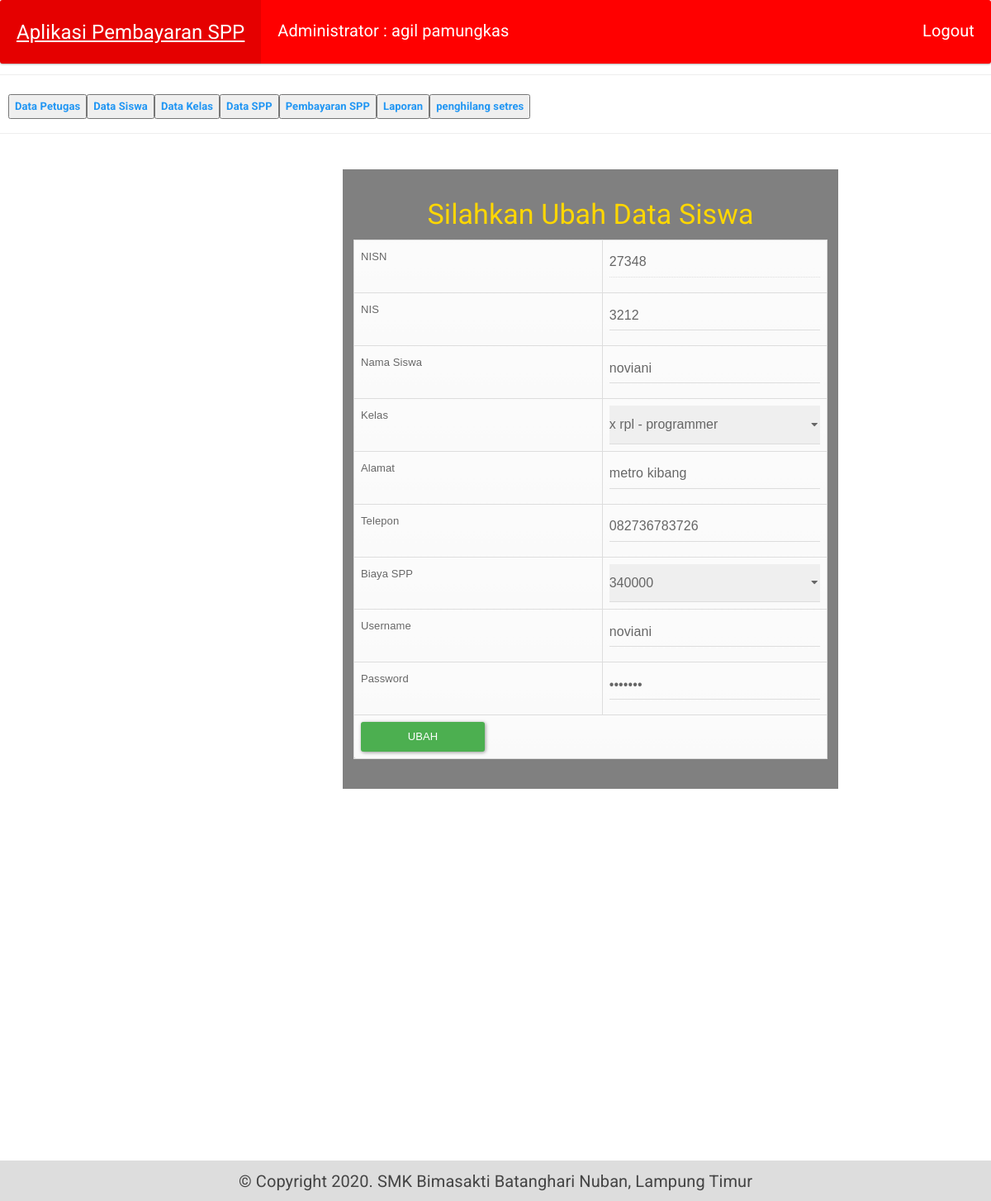
The app's page /edit_siswa.php?id=27348 (signed in) with its own data.
### tables this page shows
CREATE TABLE IF NOT EXISTS `siswa` (
  `nisn` char(10) NOT NULL,
  `nis` char(8) NOT NULL,
  `nama` varchar(35) NOT NULL,
  `id_kelas` int(11) NOT NULL,
  `alamat` text NOT NULL,
  `no_telp` varchar(13) NOT NULL,
  `id_spp` int(11) NOT NULL,
  `username` varchar(50) NOT NULL,
  `password` varchar(50) NOT NULL
);

CREATE TABLE IF NOT EXISTS `kelas` (
  `id_kelas` int(11) NOT NULL,
  `nama_kelas` varchar(10) NOT NULL,
  `kompetensi_keahlian` varchar(50) NOT NULL
);

CREATE TABLE IF NOT EXISTS `spp` (
`id_spp` int(11) NOT NULL,
  `tahun` int(11) NOT NULL,
  `nominal` int(11) NOT NULL
);

### edit_siswa.php (the view, shortened to what this page needs)
<?php include "header.php"; ?>
<?php
$Edit = mysqli_query($koneksi, "SELECT * FROM siswa JOIN kelas ON siswa.id_kelas=kelas.id_kelas JOIN spp ON siswa.id_spp=spp.id_spp WHERE nisn='$_GET[id]'");
$e = mysqli_fetch_array($Edit);
?>
<div class="container-fluid">
<div style="margin-left:400px;">
<form method="post" action="">
	<h3 style="color:gold; text-align: center;">Silahkan Ubah Data Siswa</h3>
	<table class="table table-bordered table-hover">
		<tr>
			<td width="600px">NISN</td>
			<td width="600px"><input class="form-control" type="text" name="nisn" value="<?php echo $e['nisn']; ?>" readonly /></td>
		</tr>
		<tr>
			<td>NIS</td>
			<td><input  class="form-control" type="text" name="nis" value="<?php echo $e['nis']; ?>"></td>
		</tr>
		<tr>
			<td>Nama Siswa</td>
			<td><input  class="form-control" type="text" name="nama" value="<?php echo $e['nama']; ?>"></td>
		</tr>
		<tr>
			<td>Kelas</td>
			<td>
				<select name="id_kelas">
				<option value="<?=$e['id_kelas'];?>"><?=$e['nama_kelas'];?> - <?php echo $e['kompetensi_keahlian']; ?></option>
			</select>
			</td>
		</tr>
		<tr>
			<td>Alamat</td>
			<td><input class="form-control" type="text" name="alamat" value="<?php echo $e['alamat']; ?>"  /></td>
		</tr>
		<tr>
			<td>Telepon</td>
			<td><input class="form-control" type="text" name="no_telp" value="<?php echo $e['no_telp']; ?>"  /></td>
		</tr>
		<tr>
			<td>Biaya SPP</td>
			<td>
				<select name="id_spp">
				<option value="<?=$e['id_spp'];?>"><?=$e['nominal'];?></option>
			</select>
			</td>
		</tr>
		<tr>
			<td>Username</td>
			<td><input class="form-control" type="text" name="username" value="<?php echo $e['username']; ?>"  /></td>
		</tr>
		<tr>
			<td>Password</td>
			<td><input class="form-control" type="password" name="password" value="<?php echo $e['password']; ?>"  /></td>
		</tr>
		<tr>
			<td colspan="2"><button type="submit" name="edit" class="btn btn-success" style="width: 150px;">UBAH</button></td>
		</tr>
	</table>
</form>
</div>
</div>
<?php include "footer.php"; ?>

### admin.css (style rules this page uses)
* { box-sizing: border-box; }
form { padding: 1em; background: rgba(2, 2, 2, 0.5); border: 1px solid #none; margin-top: 2rem; max-width: 600px; margin-right: auto; padding: 1em; }
form input { margin-bottom: 1rem; background: rgba(2, 2, 2, 0.5); border: 1px solid #9c9c9c; }
form button { background: lightgrey; padding: 0.7em; border: 0; }
input { width: 100%; padding: 0.7em; margin-bottom: 0.5rem; }
select { width: 100%; padding: 0.7em; margin-bottom: 0.5rem; }
@media (min-width: 400px) { form { overflow: hidden; } }
@media (min-width: 400px) { input { float: left; } }
@media (min-width: 400px) { button { float: left; } }

### style.css (style rules this page uses)
* { box-sizing: border-box; }
body { font-family: Arial , Helvetica, sans-serif; margin: 0; }
body { background: url(assets/p.jpg)no-repeat fixed; -webkit-background-size:100%100%; -moz-background-size:100%100%; -o-background-size:100%100%; background-size:100%100%; }

### table.css (style rules this page uses)
table { font-family: Arial, Helvetica, sans-serif; color: #666; text-shadow: 1px 1px 0px #fff; background: #eaebec; border: #ccc 1px solid; }
table tr { text-align: center; padding-left: 20px; }
table td:first-child { text-align: left; padding-left: 20px; border-left: 0; }
table td { padding: 15px 35px; border-top: 1px solid #ffffff; border-bottom: 1px solid #e0e0e0; border-left: 1px solid #e0e0e0; background: #fafafa; background: -webkit-gradient(linear, left top, left bottom, from(#fbfbfb), to(#fafafa)); background: -moz-linear-gradient(top, #fbfbfb, #fafafa); }
table tr:last-child td { border-bottom: 0; }
table tr:last-child td:first-child { -moz-border-radius-bottomleft: 3px; -webkit-border-bottom-left-radius: 3px; border-bottom-left-radius: 3px; }
table tr:last-child td:last-child { -moz-border-radius-bottomright: 3px; -webkit-border-bottom-right-radius: 3px; border-bottom-right-radius: 3px; }

### records on screen
siswa: nisn "27348", nis "3212", nama "noviani", id_kelas "x rpl - programmer", alamat "metro kibang", no_telp "082736783726", id_spp "340000", username "noviani"

### other values on screen
$_SESSION['nama_petugas'] "agil pamungkas"
